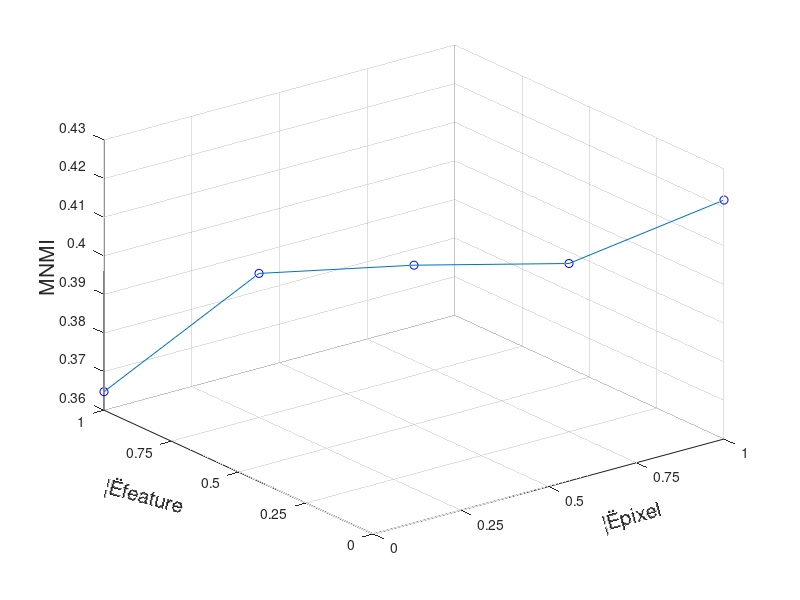

Here is the MATLAB script that generated this plot:
%%%三维绘图
clear all; clc;
% clc;
% clear all;
% 
% set(0,'defaultfigurecolor','w')
% xa = 0:0.25:1.0;%tauHs
% ya = 0:0.25:1.0;%tauL
% % ya=1-ya;
% [x,y] = meshgrid(xa,ya);
% 
% z=[24.4701857	24.81733956	24.825713	24.8236774	24.82212636	
% 24.77179581	24.86052917	24.851357	24.86986359	24.86752486	
% 24.7677367	24.85493862	24.850769	24.86357556	24.8616632	
% 24.75374932	24.85154008	24.834542	24.86032987	24.85838312	
% 24.74260449	24.84942157	24.806223	24.85795511	24.85606583	]
% 
% mesh(x,y,z);
% xlabel('HR  ¦Ëh','rotation',15,'Fontsize',15);
% ylabel('LR  ¦Ël','rotation',-15,'Fontsize',15);
% zlabel('The PSNR dB','Fontsize',15);
% set(get(gca,'XLabel')) ;
% set(gca,'xtick',[0 0.25 0.5 0.75 1.0],'xticklabel',[0,0.25,0.5,0.75,1.0]) 
% set(gca,'ytick',[0 0.25 0.5 0.75 1.0],'yticklabel',[0,0.25,0.5,0.75,1.0]) 
% % set(gca,'ytick',[0 0.25 0.5 0.75 1.0],'yticklabel',[1.0,0.75,0.5,0.25,0.0])  
% set(get(gca,'YLabel')) ;
% set(get(gca,'ZLabel')) ;
% % title('The Recognition rate values versus different ¦Ë','Fontsize',15);
% set(get(gca,'title')) ;



%%%VIF
% u=[0 1 0.2999
% ;
%     0.25 0.75 0.4138
% ;
%     0.5 0.5 0.4284
% ;
%     0.75 0.25 0.4407
% ;
% 
%     1 0 0.467
% ;
% ];
% x=u(:,1);
% y=u(:,2);
% z=u(:,3);
% 
% plot3(x,y,z,'bo',x,y,z);grid on;
% xlabel('¦Ëpixel','rotation',15,'Fontsize',15);
% ylabel('¦Ëfeature','rotation',-15,'Fontsize',15);
% zlabel('VIF','Fontsize',15);
% set(gca,'xtick',[0 0.25 0.5 0.75 1.0],'xticklabel',[0,0.25,0.5,0.75,1.0]) 
% set(gca,'ytick',[0 0.25 0.5 0.75 1.0],'yticklabel',[0,0.25,0.5,0.75,1.0])  

%%%mnmi
u=[0 1 0.3648
;
    0.25 0.75 0.3973
;
    0.5 0.5 0.4013
;
    0.75 0.25 0.4036
;
    1 0 0.4219
;
];
x=u(:,1);
y=u(:,2);
z=u(:,3);

plot3(x,y,z,'bo',x,y,z);grid on;
xlabel('¦Ëpixel','rotation',15,'Fontsize',15);
ylabel('¦Ëfeature','rotation',-15,'Fontsize',15);
zlabel('MNMI','Fontsize',15);
set(gca,'xtick',[0 0.25 0.5 0.75 1.0],'xticklabel',[0,0.25,0.5,0.75,1.0]) 
set(gca,'ytick',[0 0.25 0.5 0.75 1.0],'yticklabel',[0,0.25,0.5,0.75,1.0])  


%%%FSIM
% u=[0 1 0.7613;
%     0.25 0.75 0.8912;
%     0.5 0.5 0.8985
% ;
%     0.75 0.25 0.9015
% ;
%     1 0 0.9097
% ;
% ];
% x=u(:,1);
% y=u(:,2);
% z=u(:,3);
% 
% plot3(x,y,z,'bo',x,y,z);grid on;
% xlabel('¦Ëpixel','rotation',15,'Fontsize',15);
% ylabel('¦Ëfeature','rotation',-15,'Fontsize',15);
% zlabel('FSIM','Fontsize',15);
% set(gca,'xtick',[0 0.25 0.5 0.75 1.0],'xticklabel',[0,0.25,0.5,0.75,1.0]) 
% set(gca,'ytick',[0 0.25 0.5 0.75 1.0],'yticklabel',[0,0.25,0.5,0.75,1.0])  
